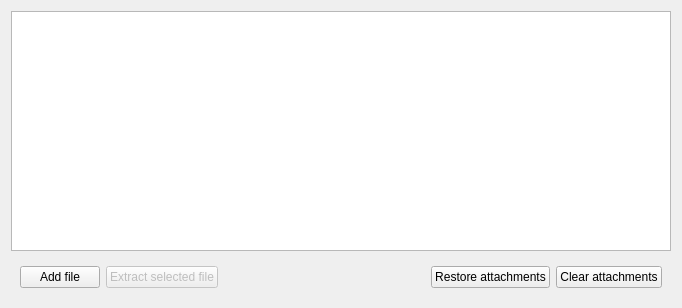
<?xml version="1.0" encoding="UTF-8"?>
<ui version="4.0">
 <class>QtGui::AttachmentsEdit</class>
 <widget class="QWidget" name="QtGui::AttachmentsEdit">
  <property name="geometry">
   <rect>
    <x>0</x>
    <y>0</y>
    <width>682</width>
    <height>308</height>
   </rect>
  </property>
  <property name="windowTitle">
   <string>Form</string>
  </property>
  <layout class="QVBoxLayout" name="verticalLayout">
   <item>
    <widget class="QTreeView" name="treeView"/>
   </item>
   <item>
    <widget class="QWidget" name="buttonsWidget" native="true">
     <layout class="QHBoxLayout" name="horizontalLayout">
      <item>
       <widget class="QPushButton" name="addPushButton">
        <property name="text">
         <string>Add file</string>
        </property>
        <property name="icon">
         <iconset theme="list-add">
          <normaloff/>
         </iconset>
        </property>
       </widget>
      </item>
      <item>
       <widget class="QPushButton" name="extractPushButton">
        <property name="enabled">
         <bool>false</bool>
        </property>
        <property name="text">
         <string>Extract selected file</string>
        </property>
       </widget>
      </item>
      <item>
       <spacer name="buttonsHorizontalSpacer">
        <property name="orientation">
         <enum>Qt::Horizontal</enum>
        </property>
        <property name="sizeHint" stdset="0">
         <size>
          <width>265</width>
          <height>20</height>
         </size>
        </property>
       </spacer>
      </item>
      <item>
       <widget class="QPushButton" name="restorePushButton">
        <property name="text">
         <string>Restore attachments</string>
        </property>
        <property name="icon">
         <iconset theme="document-revert">
          <normaloff/>
         </iconset>
        </property>
       </widget>
      </item>
      <item>
       <widget class="QPushButton" name="clearPushButton">
        <property name="text">
         <string>Clear attachments</string>
        </property>
        <property name="icon">
         <iconset theme="edit-clear">
          <normaloff/>
         </iconset>
        </property>
       </widget>
      </item>
     </layout>
    </widget>
   </item>
  </layout>
 </widget>
 <resources/>
 <connections/>
</ui>
